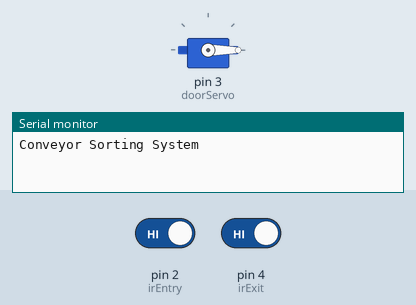
The sketch below on a simulated Arduino Uno, built with avr-gcc and run on an emulated ATmega328P. Shown: servo, the last lines printed to the serial monitor. The test bench sets the inputs (shaded band); at power-on: pin 2 (irEntry) HIGH, pin 4 (irExit) HIGH.

Above: at 1.2 s.
1.3 s: pin 2 (irEntry) driven LOW
At 1.7 s:
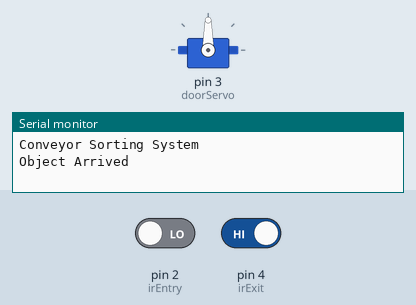
2.8 s: pin 4 (irExit) driven LOW
At 4.1 s:
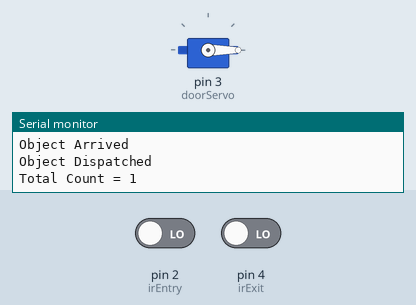
Timing chart, 0 to 5.8 s (numbered marks = the images above; inputs shaded):
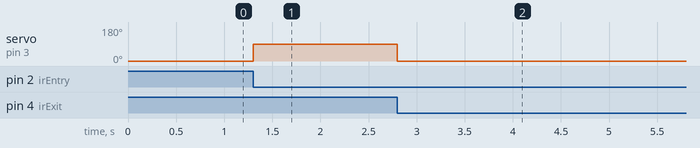

Measured:
- after the input at 1.3 s, servo on pin 3 (doorServo): 0° → 90° at once
- after the input at 2.8 s, servo on pin 3 (doorServo): 90° → 0° after 0.00 s instead of 3.5 s

The sketch:

sketch.ino
```cpp
#include <Servo.h>
Servo doorServo;
int irEntry = 2;
int irExit = 4;
int prevState = HIGH;
bool objectPresent = false;
int count = 0;
const unsigned long gateTimeout = 5000;
unsigned long objectStartTime = 0;

void setup(){
  Serial.begin(9600);
  pinMode(irEntry, INPUT);
  pinMode(irExit, INPUT);
  doorServo.attach(3);
  doorServo.write(0);
  Serial.println("Conveyor Sorting System");
}

void loop(){
  int currState = digitalRead(irEntry);
  if((prevState == HIGH && currState == LOW) && !objectPresent){
    Serial.println("Object Arrived");
    objectStartTime = millis();
    objectPresent = true;
    count++;
    doorServo.write(90);
  }
  if(objectPresent && digitalRead(irExit) == LOW){
    doorServo.write(0);
    Serial.println("Object Dispatched");
    objectPresent = false;
    Serial.print("Total Count = ");
    Serial.println(count);
  }
  else if(objectPresent && (millis() - objectStartTime) >= gateTimeout){
    doorServo.write(0);
    objectPresent = false;
    Serial.println("WARNING: Exit Timeout!");
  }
  if(Serial.available() > 0){
    char command = Serial.read();
    if(command == 'R' || command == 'r'){
      count = 0;
      Serial.println("Product count reset to zero");
    }
  }
  prevState = currState;
}
```
